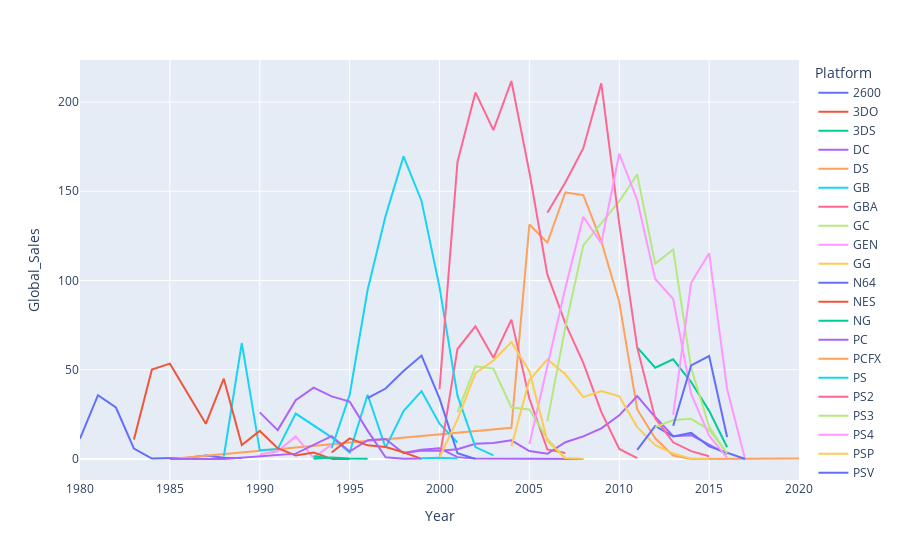

Notebook cell for this chart:
### Code cell
import seaborn as sns
import plotly.express as px
fig=px.line(games_year_sale,x="Year",y="Global_Sales",color="Platform")
fig.show()

### Figure 1 — Plotly figure (JSON) as saved in the notebook; plotly's stock layout.template omitted (floating-point values rounded to 4 significant figures)
{"data": [{"hovertemplate": "Platform=2600<br>Year=%{x}<br>Global_Sales=%{y}<extra></extra>", "legendgroup": "2600", "line": {"color": "#636efa", "dash": "solid"}, "mode": "lines", "name": "2600", "orientation": "v", "showlegend": true, "type": "scatter", "x": [1980, 1981, 1982, 1983, 1984, 1985, 1986, 1987, 1988, 1989], "xaxis": "x", "y": [11.38, 35.77, 28.86, 5.83, 0.27, 0.45, 0.66, 1.98, 0.75, 0.62], "yaxis": "y"}, {"hovertemplate": "Platform=3DO<br>Year=%{x}<br>Global_Sales=%{y}<extra></extra>", "legendgroup": "3DO", "line": {"color": "#EF553B", "dash": "solid"}, "mode": "lines", "name": "3DO", "orientation": "v", "showlegend": true, "type": "scatter", "x": [1994, 1995], "xaxis": "x", "y": [0.02, 0.08], "yaxis": "y"}, {"hovertemplate": "Platform=3DS<br>Year=%{x}<br>Global_Sales=%{y}<extra></extra>", "legendgroup": "3DS", "line": {"color": "#00cc96", "dash": "solid"}, "mode": "lines", "name": "3DS", "orientation": "v", "showlegend": true, "type": "scatter", "x": [2011, 2012, 2013, 2014, 2015, 2016], "xaxis": "x", "y": [62.53, 51.14, 55.88, 43.14, 26.99, 6.6], "yaxis": "y"}, {"hovertemplate": "Platform=DC<br>Year=%{x}<br>Global_Sales=%{y}<extra></extra>", "legendgroup": "DC", "line": {"color": "#ab63fa", "dash": "solid"}, "mode": "lines", "name": "DC", "orientation": "v", "showlegend": true, "type": "scatter", "x": [1998, 1999, 2000, 2001, 2002, 2007, 2008], "xaxis": "x", "y": [3.39, 5.17, 5.99, 1.07, 0.29, 0.02, 0.04], "yaxis": "y"}, {"hovertemplate": "Platform=DS<br>Year=%{x}<br>Global_Sales=%{y}<extra></extra>", "legendgroup": "DS", "line": {"color": "#FFA15A", "dash": "solid"}, "mode": "lines", "name": "DS", "orientation": "v", "showlegend": true, "type": "scatter", "x": [1985, 2004, 2005, 2006, 2007, 2008, 2009, 2010, 2011, 2012, 2013, 2014, 2020], "xaxis": "x", "y": [0.02, 17.46, 131.4, 121.1, 149.4, 147.9, 122.0, 87.98, 27.8, 11.64, 1.96, 0.02, 0.29], "yaxis": "y"}, {"hovertemplate": "Platform=GB<br>Year=%{x}<br>Global_Sales=%{y}<extra></extra>", "legendgroup": "GB", "line": {"color": "#19d3f3", "dash": "solid"}, "mode": "lines", "name": "GB", "orientation": "v", "showlegend": true, "type": "scatter", "x": [1988, 1989, 1990, 1991, 1992, 1994, 1995, 1996, 1997, 1998, 1999, 2000, 2001], "xaxis": "x", "y": [1.43, 64.98, 4.89, 5.57, 25.48, 12.17, 3.6, 36.02, 6.37, 26.9, 38.01, 19.76, 9.24], "yaxis": "y"}, {"hovertemplate": "Platform=GBA<br>Year=%{x}<br>Global_Sales=%{y}<extra></extra>", "legendgroup": "GBA", "line": {"color": "#FF6692", "dash": "solid"}, "mode": "lines", "name": "GBA", "orientation": "v", "showlegend": true, "type": "scatter", "x": [2000, 2001, 2002, 2003, 2004, 2005, 2006, 2007], "xaxis": "x", "y": [0.06, 61.62, 74.38, 56.73, 78.09, 33.9, 5.35, 3.43], "yaxis": "y"}, {"hovertemplate": "Platform=GC<br>Year=%{x}<br>Global_Sales=%{y}<extra></extra>", "legendgroup": "GC", "line": {"color": "#B6E880", "dash": "solid"}, "mode": "lines", "name": "GC", "orientation": "v", "showlegend": true, "type": "scatter", "x": [2001, 2002, 2003, 2004, 2005, 2006, 2007], "xaxis": "x", "y": [26.3, 51.93, 50.66, 28.89, 27.8, 11.29, 0.27], "yaxis": "y"}, {"hovertemplate": "Platform=GEN<br>Year=%{x}<br>Global_Sales=%{y}<extra></extra>", "legendgroup": "GEN", "line": {"color": "#FF97FF", "dash": "solid"}, "mode": "lines", "name": "GEN", "orientation": "v", "showlegend": true, "type": "scatter", "x": [1990, 1991, 1992, 1993, 1994], "xaxis": "x", "y": [2.6, 4.34, 12.66, 0.65, 8.11], "yaxis": "y"}, {"hovertemplate": "Platform=GG<br>Year=%{x}<br>Global_Sales=%{y}<extra></extra>", "legendgroup": "GG", "line": {"color": "#FECB52", "dash": "solid"}, "mode": "lines", "name": "GG", "orientation": "v", "showlegend": true, "type": "scatter", "x": [1992], "xaxis": "x", "y": [0.04], "yaxis": "y"}, {"hovertemplate": "Platform=N64<br>Year=%{x}<br>Global_Sales=%{y}<extra></extra>", "legendgroup": "N64", "line": {"color": "#636efa", "dash": "solid"}, "mode": "lines", "name": "N64", "orientation": "v", "showlegend": true, "type": "scatter", "x": [1996, 1997, 1998, 1999, 2000, 2001, 2002], "xaxis": "x", "y": [34.11, 39.51, 49.28, 57.96, 34.01, 3.26, 0.08], "yaxis": "y"}, {"hovertemplate": "Platform=NES<br>Year=%{x}<br>Global_Sales=%{y}<extra></extra>", "legendgroup": "NES", "line": {"color": "#EF553B", "dash": "solid"}, "mode": "lines", "name": "NES", "orientation": "v", "showlegend": true, "type": "scatter", "x": [1983, 1984, 1985, 1986, 1987, 1988, 1989, 1990, 1991, 1992, 1993, 1994], "xaxis": "x", "y": [10.96, 50.09, 53.44, 36.41, 19.76, 45.01, 7.85, 15.74, 6.11, 1.98, 3.61, 0.11], "yaxis": "y"}, {"hovertemplate": "Platform=NG<br>Year=%{x}<br>Global_Sales=%{y}<extra></extra>", "legendgroup": "NG", "line": {"color": "#00cc96", "dash": "solid"}, "mode": "lines", "name": "NG", "orientation": "v", "showlegend": true, "type": "scatter", "x": [1993, 1994, 1995, 1996], "xaxis": "x", "y": [0.21, 0.8, 0.33, 0.1], "yaxis": "y"}, {"hovertemplate": "Platform=PC<br>Year=%{x}<br>Global_Sales=%{y}<extra></extra>", "legendgroup": "PC", "line": {"color": "#ab63fa", "dash": "solid"}, "mode": "lines", "name": "PC", "orientation": "v", "showlegend": true, "type": "scatter", "x": [1985, 1988, 1992, 1994, 1995, 1996, 1997, 1998, 1999, 2000, 2001, 2002, 2003, 2004, 2005, 2006, 2007, 2008, 2009, 2010, 2011, 2012, 2013, 2014, 2015, 2016], "xaxis": "x", "y": [0.03, 0.03, 3.02, 12.85, 4.23, 10.59, 11.26, 3.28, 4.75, 4.68, 5.51, 8.6, 8.96, 10.46, 4.47, 2.97, 9.4, 12.67, 17.16, 24.46, 35.25, 23.53, 12.83, 13.39, 8.07, 2.6], "yaxis": "y"}, {"hovertemplate": "Platform=PCFX<br>Year=%{x}<br>Global_Sales=%{y}<extra></extra>", "legendgroup": "PCFX", "line": {"color": "#FFA15A", "dash": "solid"}, "mode": "lines", "name": "PCFX", "orientation": "v", "showlegend": true, "type": "scatter", "x": [1996], "xaxis": "x", "y": [0.03], "yaxis": "y"}, {"hovertemplate": "Platform=PS<br>Year=%{x}<br>Global_Sales=%{y}<extra></extra>", "legendgroup": "PS", "line": {"color": "#19d3f3", "dash": "solid"}, "mode": "lines", "name": "PS", "orientation": "v", "showlegend": true, "type": "scatter", "x": [1994, 1995, 1996, 1997, 1998, 1999, 2000, 2001, 2002, 2003], "xaxis": "x", "y": [6.02, 35.92, 94.68, 136.1, 169.6, 144.6, 96.28, 35.52, 6.69, 2.05], "yaxis": "y"}, {"hovertemplate": "Platform=PS2<br>Year=%{x}<br>Global_Sales=%{y}<extra></extra>", "legendgroup": "PS2", "line": {"color": "#FF6692", "dash": "solid"}, "mode": "lines", "name": "PS2", "orientation": "v", "showlegend": true, "type": "scatter", "x": [2000, 2001, 2002, 2003, 2004, 2005, 2006, 2007, 2008, 2009, 2010, 2011], "xaxis": "x", "y": [39.11, 166.4, 205.4, 184.3, 211.8, 160.7, 103.4, 76, 53.83, 26.45, 5.63, 0.47], "yaxis": "y"}, {"hovertemplate": "Platform=PS3<br>Year=%{x}<br>Global_Sales=%{y}<extra></extra>", "legendgroup": "PS3", "line": {"color": "#B6E880", "dash": "solid"}, "mode": "lines", "name": "PS3", "orientation": "v", "showlegend": true, "type": "scatter", "x": [2006, 2007, 2008, 2009, 2010, 2011, 2012, 2013, 2014, 2015, 2016], "xaxis": "x", "y": [21.07, 73.81, 119.7, 132.3, 144.4, 159.4, 109.5, 117.4, 50.96, 18.22, 2.59], "yaxis": "y"}, {"hovertemplate": "Platform=PS4<br>Year=%{x}<br>Global_Sales=%{y}<extra></extra>", "legendgroup": "PS4", "line": {"color": "#FF97FF", "dash": "solid"}, "mode": "lines", "name": "PS4", "orientation": "v", "showlegend": true, "type": "scatter", "x": [2013, 2014, 2015, 2016, 2017], "xaxis": "x", "y": [24.76, 98.76, 115.3, 39.25, 0.03], "yaxis": "y"}, {"hovertemplate": "Platform=PSP<br>Year=%{x}<br>Global_Sales=%{y}<extra></extra>", "legendgroup": "PSP", "line": {"color": "#FECB52", "dash": "solid"}, "mode": "lines", "name": "PSP", "orientation": "v", "showlegend": true, "type": "scatter", "x": [2004, 2005, 2006, 2007, 2008, 2009, 2010, 2011, 2012, 2013, 2014, 2015], "xaxis": "x", "y": [7.13, 44.23, 55.85, 47.48, 34.68, 38.07, 35.11, 17.89, 7.72, 3.19, 0.24, 0.12], "yaxis": "y"}, {"hovertemplate": "Platform=PSV<br>Year=%{x}<br>Global_Sales=%{y}<extra></extra>", "legendgroup": "PSV", "line": {"color": "#636efa", "dash": "solid"}, "mode": "lines", "name": "PSV", "orientation": "v", "showlegend": true, "type": "scatter", "x": [2011, 2012, 2013, 2014, 2015, 2016, 2017], "xaxis": "x", "y": [5.15, 18.53, 12.69, 14.74, 7.1, 3.4, 0.02], "yaxis": "y"}, {"hovertemplate": "Platform=SAT<br>Year=%{x}<br>Global_Sales=%{y}<extra></extra>", "legendgroup": "SAT", "line": {"color": "#EF553B", "dash": "solid"}, "mode": "lines", "name": "SAT", "orientation": "v", "showlegend": true, "type": "scatter", "x": [1994, 1995, 1996, 1997, 1998, 1999], "xaxis": "x", "y": [3.64, 11.58, 7.69, 6.77, 3.82, 0.09], "yaxis": "y"}, {"hovertemplate": "Platform=SCD<br>Year=%{x}<br>Global_Sales=%{y}<extra></extra>", "legendgroup": "SCD", "line": {"color": "#00cc96", "dash": "solid"}, "mode": "lines", "name": "SCD", "orientation": "v", "showlegend": true, "type": "scatter", "x": [1993, 1994], "xaxis": "x", "y": [1.5, 0.37], "yaxis": "y"}, {"hovertemplate": "Platform=SNES<br>Year=%{x}<br>Global_Sales=%{y}<extra></extra>", "legendgroup": "SNES", "line": {"color": "#ab63fa", "dash": "solid"}, "mode": "lines", "name": "SNES", "orientation": "v", "showlegend": true, "type": "scatter", "x": [1990, 1991, 1992, 1993, 1994, 1995, 1996, 1997, 1998, 1999], "xaxis": "x", "y": [26.16, 16.21, 32.98, 40.01, 35.08, 32.21, 15.93, 0.99, 0.22, 0.26], "yaxis": "y"}, {"hovertemplate": "Platform=TG16<br>Year=%{x}<br>Global_Sales=%{y}<extra></extra>", "legendgroup": "TG16", "line": {"color": "#FFA15A", "dash": "solid"}, "mode": "lines", "name": "TG16", "orientation": "v", "showlegend": true, "type": "scatter", "x": [1995], "xaxis": "x", "y": [0.16], "yaxis": "y"}, {"hovertemplate": "Platform=WS<br>Year=%{x}<br>Global_Sales=%{y}<extra></extra>", "legendgroup": "WS", "line": {"color": "#19d3f3", "dash": "solid"}, "mode": "lines", "name": "WS", "orientation": "v", "showlegend": true, "type": "scatter", "x": [1999, 2000, 2001], "xaxis": "x", "y": [0.46, 0.68, 0.28], "yaxis": "y"}, {"hovertemplate": "Platform=Wii<br>Year=%{x}<br>Global_Sales=%{y}<extra></extra>", "legendgroup": "Wii", "line": {"color": "#FF6692", "dash": "solid"}, "mode": "lines", "name": "Wii", "orientation": "v", "showlegend": true, "type": "scatter", "x": [2006, 2007, 2008, 2009, 2010, 2011, 2012, 2013, 2014, 2015], "xaxis": "x", "y": [137.9, 155.0, 174.2, 210.4, 131.8, 62.41, 22.77, 9.36, 4.44, 1.55], "yaxis": "y"}, {"hovertemplate": "Platform=WiiU<br>Year=%{x}<br>Global_Sales=%{y}<extra></extra>", "legendgroup": "WiiU", "line": {"color": "#B6E880", "dash": "solid"}, "mode": "lines", "name": "WiiU", "orientation": "v", "showlegend": true, "type": "scatter", "x": [2012, 2013, 2014, 2015, 2016], "xaxis": "x", "y": [17.84, 21.84, 22.51, 16.38, 3.29], "yaxis": "y"}, {"hovertemplate": "Platform=X360<br>Year=%{x}<br>Global_Sales=%{y}<extra></extra>", "legendgroup": "X360", "line": {"color": "#FF97FF", "dash": "solid"}, "mode": "lines", "name": "X360", "orientation": "v", "showlegend": true, "type": "scatter", "x": [2005, 2006, 2007, 2008, 2009, 2010, 2011, 2012, 2013, 2014, 2015, 2016], "xaxis": "x", "y": [8.32, 51.88, 95.84, 135.8, 120.9, 171.1, 145.1, 100.9, 89.61, 36.42, 13.05, 0.83], "yaxis": "y"}, {"hovertemplate": "Platform=XB<br>Year=%{x}<br>Global_Sales=%{y}<extra></extra>", "legendgroup": "XB", "line": {"color": "#FECB52", "dash": "solid"}, "mode": "lines", "name": "XB", "orientation": "v", "showlegend": true, "type": "scatter", "x": [2000, 2001, 2002, 2003, 2004, 2005, 2006, 2007, 2008], "xaxis": "x", "y": [0.99, 22.24, 48.15, 55.16, 65.5, 49.17, 10.15, 0.55, 0.18], "yaxis": "y"}, {"hovertemplate": "Platform=XOne<br>Year=%{x}<br>Global_Sales=%{y}<extra></extra>", "legendgroup": "XOne", "line": {"color": "#636efa", "dash": "solid"}, "mode": "lines", "name": "XOne", "orientation": "v", "showlegend": true, "type": "scatter", "x": [2013, 2014, 2015, 2016], "xaxis": "x", "y": [18.6, 52.43, 57.66, 12.37], "yaxis": "y"}], "layout": {"legend": {"title": {"text": "Platform"}, "tracegroupgap": 0}, "margin": {"t": 60}, "xaxis": {"anchor": "y", "domain": [0, 1], "title": {"text": "Year"}}, "yaxis": {"anchor": "x", "domain": [0, 1], "title": {"text": "Global_Sales"}}}}
